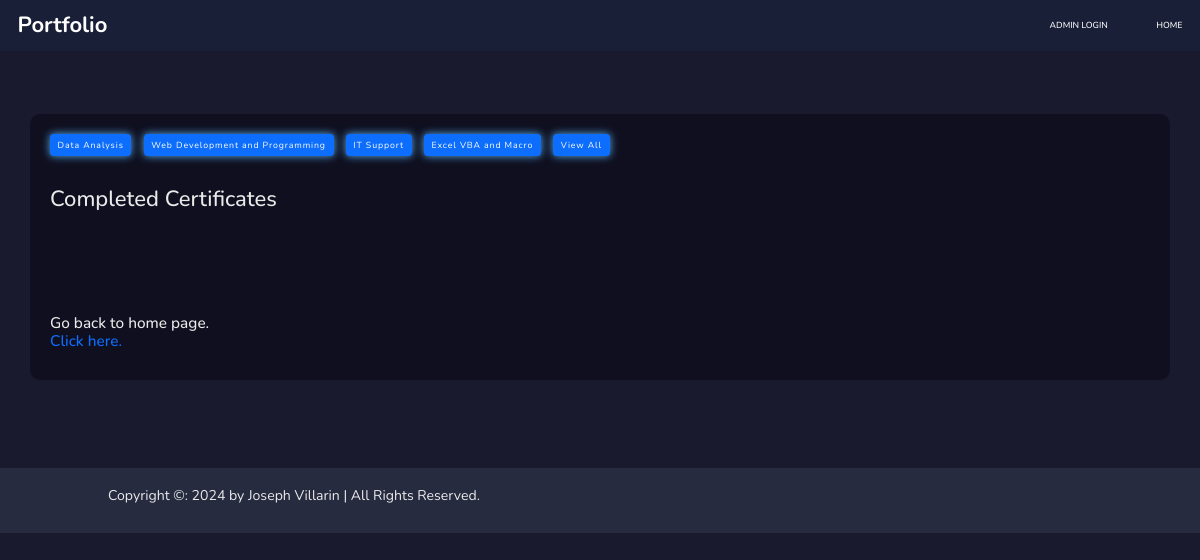
The app's page /certlist/excel-vba-and-macro/ with its own data.
### category/models.py (models this page shows, shortened)
class Category(models.Model):
    category_name = models.CharField(max_length=50, unique=True)
    slug = models.SlugField(max_length=100, unique=True)
    description = models.TextField(max_length=250, blank=True)
    cat_image  = models.ImageField(upload_to='photos/categories', blank=True)
    class Meta:
        verbose_name = 'category'
        verbose_name_plural = 'categories'
    def get_url_cert(self):
        return reverse('certlist_list', args=[self.slug])

### certlist/views.py (the view)
# urls.py: path('', views.certlist, name="certlist"),
def certlist(request, category_slug=None):
    certlist = None
    categories = None
    if category_slug is not None:
        categories = get_object_or_404(Category, slug=category_slug)
        certlist = Certificates.objects.filter(
            category=categories, is_available=True
        ).order_by('-created_date')
        paginator = Paginator(certlist, 12)
        page = request.GET.get('page')
        paged_certlist = paginator.get_page(page)
    else:
        certlist = Certificates.objects.filter(is_available=True).order_by('-created_date')
        paginator = Paginator(certlist, 12)
        page = request.GET.get('page')
        paged_certlist = paginator.get_page(page)
    context = {
        'certlist': paged_certlist,
        'categories': categories,
    }
    return render(request, 'items/certfulllist.html', context)

### category/context_processor.py (called while the page is built)
def menu_links(request):
    links = Category.objects.all()
    return dict(links=links)

### favoriteslist/context_processors.py (called while the page is built)
def counter(request):
    favorites_count = 0
    if 'admin'in request.path:
        return {}
    else:
        try:
            favorites = FavoritesList.objects.filter(favoriteslist_id=_favorites_id(request))
            favorites_items = FavoritesListItems.objects.all().filter(favoriteslist=favorites[:1])
            for favorites_items in favorites_items:
                favorites_count += favorites_items.quantity
        except FavoritesList.DoesNotExist:
            favorites_count = 0
    return dict(favorites_count=favorites_count)

### favoriteslist/views.py (called while the page is built)
def _favorites_id(request):
    favorites = request.session.session_key
    if not favorites:
        favorites = request.session.create()
    return favorites

### templates/items/certfulllist.html (shortened to what this page needs)
{%extends 'base2.html'%}
{%block content%}
{%load static%}
 <head>
  <link href="https://cdn.jsdelivr.net/npm/bootstrap@5.3.2/dist/css/bootstrap.min.css" rel="stylesheet"/>
  <link href="https://cdnjs.cloudflare.com/ajax/libs/font-awesome/5.15.3/css/all.min.css" rel="stylesheet"/>
 </head>
 <body>
  <div class="container mt-5">
   <div class="filter-buttons">
    {%for category in links%}
            <a href="{{category.get_url_cert}}"><button class="btn btn-primary">{{category.category_name}}</button></a>
        {%endfor%}
        <a href="{% url 'certlist' %}"><button class="btn btn-primary">View All</button></a>
   </div>
   <h1 class="mb-4">
    Completed Certificates
   </h1>
   <h3>Go back to home page.<a href='{% url 'home' %}'><p>Click here. </p></a></h3>
  </div>
 </body>
{%endblock%}

### portfolio/static/css/styles.css (style rules this page uses)
* { margin: 0; padding: 0; box-sizing: border-box; text-decoration: none; border: none; outline: none; scroll-behavior: smooth; font-family: "Nunito", sans-serif; }
:root { --bg-color: #191f36; --snd-bg-color: #262b40; --text-color: #fff; --main-color: #59b2f4; }
html { font-size: 62.5%; overflow-x: hidden; }
body { background: var(--bg-color); color: var(--text-color); }
.btn { display: inline-block; padding: 1rem 2.8rem; background: var(--main-color); border-radius: rem; box-shadow: 0 0 1rem var(--main-color); font-size: 1.6rem; color: var(--bg-color); letter-spacing: .1rem; font-weight: 600; transition: .5s ease; }
@media (max-width: 1200px) { html { font-size: 55%; } }

### templates/items/certfulllist.html (style rules this page uses)
body { background-color: #1a1a2e; color: #eaeaea; font-family: 'Roboto', sans-serif; padding-top: 10rem; }
h3 { margin-top: 10rem; }
h3 a { text-decoration: none; }
.container { background-color: #0f0f1f; padding: 20px; border-radius: 10px; }
.filter-buttons { margin-bottom: 20px; }
.filter-buttons .btn { margin-right: 10px; margin-bottom: 10px; }

### records on screen
Category: category_name "Data Analysis"
Category: category_name "Web Development and Programming"
Category: category_name "IT Support"
Category: category_name "Excel VBA and Macro"
